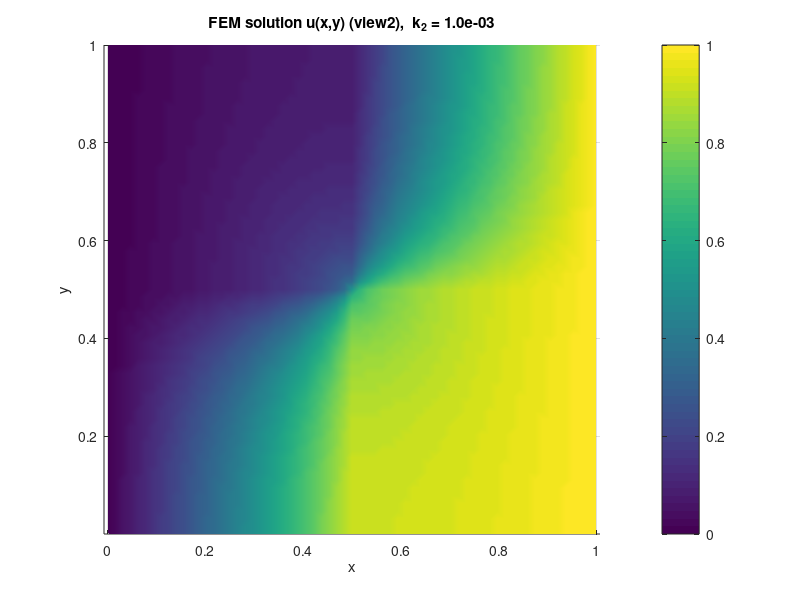

The MATLAB script that drew this image: (Note: this script raises an error after producing the figure.)
function porous_FEM
    clear; clc; close all;

    %----------------------------------------------------
    %   -div(K grad u) = 0,  in (0,1)^2
    %   u = 0
    %   u = 1
    %   (K grad u)·n = 0
    %
    %   K = k(x,y) I
    %   k = k1
    %   k = k2
    %----------------------------------------------------

    k1 = 1.0;
    k2 = 1e-3;      %  1, 1e-1, 1e-3, 1e-5 

    h = 1/64;       
    [P, T] = generate_uniform_mesh(h);  % P: N×2,  T: Ne×3

    %  FEM 
    [A, b] = assemble_system(P, T, k1, k2);

    %  Dirichlet  (x=0 → u=0, x=1 → u=1)
    [A, b, u_D] = apply_dirichlet_bc(P, A, b);

   
    u = A \ b;

   
    u = u + u_D;
    u = max(0, min(1, u));
    
    figure;
    trisurf(T, P(:,1), P(:,2), u);
    shading interp; view(2); colorbar;
    axis equal tight;
    xlabel('x'); ylabel('y');
    title(sprintf('FEM solution u(x,y) (view2),  k_2 = %.1e', k2));

   
    nx = 200; ny = 200;
    [Xg, Yg] = meshgrid(linspace(0,1,nx), linspace(0,1,ny));

   
    F_u = scatteredInterpolant(P(:,1), P(:,2), u, 'linear', 'nearest');
    Ug  = F_u(Xg, Yg);

    figure;
    contourf(Xg, Yg, Ug, 20);   
    colorbar;
    axis equal tight;
    xlabel('x'); ylabel('y');
    title(sprintf('Contour of u(x,y),  k_2 = %.1e', k2));

  
    hx = Xg(1,2) - Xg(1,1);
    hy = Yg(2,1) - Yg(1,1);
    [Ug_y, Ug_x] = gradient(Ug, hy, hx);   % gradient(Z,y,x)

    % k(x,y)
    Kg = ones(size(Xg)) * k1;
    % x>=0.5, y>=0.5
    Kg(Xg >= 0.5 & Yg >= 0.5) = k2;
    % x<=0.5, y<=0.5
    Kg(Xg <= 0.5 & Yg <= 0.5) = k2;
   

    %  v = -K grad u
    Vx = -Kg .* Ug_x;
    Vy = -Kg .* Ug_y;

    figure;
    contourf(Xg, Yg, Ug, 20); hold on;
    colorbar;
    axis equal tight;
    xlabel('x'); ylabel('y');
    title(sprintf('Streamlines of v=-K\\nabla u (2D),  k_2 = %.1e', k2));
    streamslice(Xg, Yg, Vx, Vy);
    hold off;

    
    figure;
    trisurf(T, P(:,1), P(:,2), u);
    shading interp;
    view(3);          
    colorbar;
    axis tight;
    xlabel('x'); ylabel('y'); zlabel('u(x,y)');
    title(sprintf('3D surface of u(x,y),  k_2 = %.1e', k2));
    grid on;

  
    figure;
    contour3(Xg, Yg, Ug, 20);   
    colorbar;
    xlabel('x'); ylabel('y'); zlabel('u(x,y)');
    title(sprintf('3D contour of u(x,y),  k_2 = %.1e', k2));
    grid on;
    axis tight;

   
    figure;
    surf(Xg, Yg, Ug, 'EdgeColor','none');
    hold on;
   
    step = 5;
    Xq = Xg(1:step:end, 1:step:end);
    Yq = Yg(1:step:end, 1:step:end);
    Uq = Ug(1:step:end, 1:step:end);
    Vxq = Vx(1:step:end, 1:step:end);
    Vyq = Vy(1:step:end, 1:step:end);

   
    Vzq = zeros(size(Uq));

    quiver3(Xq, Yq, Uq, Vxq, Vyq, Vzq, 'k');

    hold off;
    xlabel('x'); ylabel('y'); zlabel('u(x,y)');
    title(sprintf('Flow field on 3D surface of u(x,y),  k_2 = %.1e', k2));
    colorbar;
    grid on;
    axis tight;
    view(3);
end

function [P, T] = generate_uniform_mesh(h)
    [X,Y] = meshgrid(0:h:1, 0:h:1);  % 规则网格
    P = [X(:), Y(:)];                % 节点坐标 N×2
    T = delaunay(P(:,1), P(:,2));    % 三角剖分 Ne×3
end


%  2.  k(x,y) 

function ke = coeff_k(xc, yc, k1, k2)
    
    if xc <= 0.5 && yc >= 0.5
        ke = k1;   
    elseif xc >= 0.5 && yc >= 0.5
        ke = k2;   
    elseif xc <= 0.5 && yc <= 0.5
        ke = k2;   
    else
        ke = k1;   
    end
end


%  3. A  b

function [A, b] = assemble_system(P, T, k1, k2)
    Np = size(P,1);      
    Ne = size(T,1);      

    A = sparse(Np, Np); 
    b = zeros(Np, 1);   

    for e = 1:Ne
     
        nodes  = T(e,:);        % 1×3
        coords = P(nodes, :);   % 3×2,  (x_i,y_i)

      
        xc = mean(coords(:,1));
        yc = mean(coords(:,2));
        ke = coeff_k(xc, yc, k1, k2);

       
        Ke = element_stiffness(coords, ke);

        A(nodes, nodes) = A(nodes, nodes) + Ke;
      
    end
end


%  4.  P1 

function Ke = element_stiffness(coords, ke)
    % coords: 3×2,  (x1,y1),(x2,y2),(x3,y3)
    x1 = coords(1,1); y1 = coords(1,2);
    x2 = coords(2,1); y2 = coords(2,2);
    x3 = coords(3,1); y3 = coords(3,2);

    %  |T|
    B = [x2-x1, x3-x1;
         y2-y1, y3-y1];
    area = abs(det(B)) / 2;

    % P1 
    % beta = [y2-y3; y3-y1; y1-y2]
    % gamma= [x3-x2; x1-x3; x2-x1]
    beta  = [y2 - y3;
             y3 - y1;
             y1 - y2];

    gamma = [x3 - x2;
             x1 - x3;
             x2 - x1];

    % grad ϕ_i = 1/(2*area) * [beta_i, gamma_i]^T
    % Ke(i,j) = ke * ∫ gradϕ_i · gradϕ_j dx
    %         = ke * area * (1/(2*area)^2) * (beta_i beta_j + gamma_i gamma_j)
    %         = ke/(4*area) * (beta*beta' + gamma*gamma')
    Ke = ke/(4*area) * (beta*beta' + gamma*gamma');
end


%  5.  Dirichlet : x=0 -> u=0,  x=1 -> u=1

function [A, b, u_D] = apply_dirichlet_bc(P, A, b)
    tol = 1e-12;
    x = P(:,1);

    left_nodes  = find(abs(x - 0) < tol);
    right_nodes = find(abs(x - 1) < tol);

    Np  = size(P,1);
    u_D = zeros(Np,1);
    u_D(right_nodes) = 1.0;    

    fixed = [left_nodes; right_nodes];

    % b = b - A*u_D
    b = b - A * u_D;

    %  u_i = u_D(i)
    for k = 1:length(fixed)
        i = fixed(k);
        A(i,:) = 0;
        A(:,i) = 0;
        A(i,i) = 1;
        b(i)   = u_D(i);
    end
end
